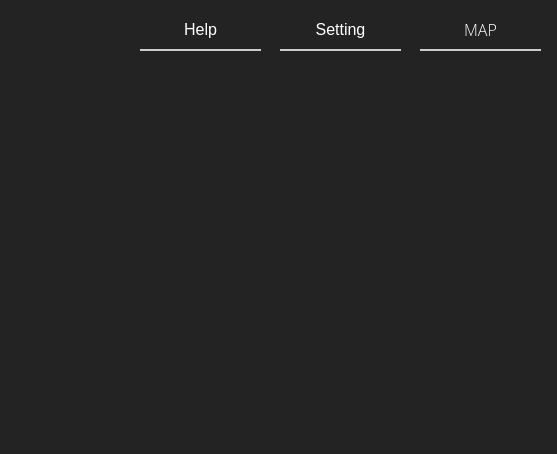
<?xml version="1.0" encoding="UTF-8"?>
<ui version="4.0">
 <class>Form</class>
 <widget class="QWidget" name="Form">
  <property name="geometry">
   <rect>
    <x>0</x>
    <y>0</y>
    <width>557</width>
    <height>454</height>
   </rect>
  </property>
  <property name="windowTitle">
   <string>Form</string>
  </property>
  <property name="styleSheet">
   <string notr="true">background-color : rgb(35, 35, 35)</string>
  </property>
  <widget class="QPushButton" name="pushButton">
   <property name="geometry">
    <rect>
     <x>420</x>
     <y>10</y>
     <width>121</width>
     <height>41</height>
    </rect>
   </property>
   <property name="font">
    <font>
     <family>Open Sans Light</family>
     <pointsize>-1</pointsize>
     <underline>false</underline>
     <strikeout>false</strikeout>
    </font>
   </property>
   <property name="styleSheet">
    <string notr="true">  border: none;
  padding: 10px 20px; /* Adjust padding as needed */
  background-color : rgb(35, 35, 35);
  color: #fff; /* Set text color */
  text-decoration: none; /* Remove underline for links */
  display: inline-block;
  font-size: 16px; /* Adjust font size as needed */
  cursor: pointer;
  border-bottom: 2px solid #ccc; /* Set bottom border properties */</string>
   </property>
   <property name="text">
    <string>MAP</string>
   </property>
  </widget>
  <widget class="QPushButton" name="pushButton_2">
   <property name="geometry">
    <rect>
     <x>280</x>
     <y>10</y>
     <width>121</width>
     <height>41</height>
    </rect>
   </property>
   <property name="styleSheet">
    <string notr="true">  border: none;
  padding: 10px 20px; /* Adjust padding as needed */
  background-color : rgb(35, 35, 35);
  color: #fff; /* Set text color */
  text-decoration: none; /* Remove underline for links */
  display: inline-block;
  font-size: 16px; /* Adjust font size as needed */
  cursor: pointer;
  border-bottom: 2px solid #ccc; /* Set bottom border properties */</string>
   </property>
   <property name="text">
    <string>Setting</string>
   </property>
  </widget>
  <widget class="QPushButton" name="pushButton_3">
   <property name="geometry">
    <rect>
     <x>140</x>
     <y>10</y>
     <width>121</width>
     <height>41</height>
    </rect>
   </property>
   <property name="styleSheet">
    <string notr="true">  border: none;
  padding: 10px 20px; /* Adjust padding as needed */
  background-color : rgb(35, 35, 35);
  color: #fff; /* Set text color */
  text-decoration: none; /* Remove underline for links */
  display: inline-block;
  font-size: 16px; /* Adjust font size as needed */
  cursor: pointer;
  border-bottom: 2px solid #ccc; /* Set bottom border properties */
	</string>
   </property>
   <property name="text">
    <string>Help</string>
   </property>
  </widget>
 </widget>
 <resources/>
 <connections/>
</ui>
